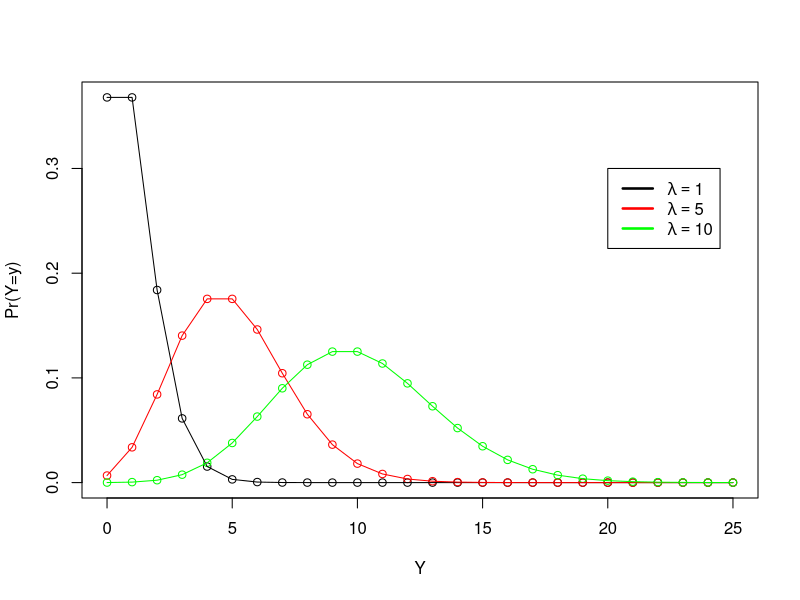
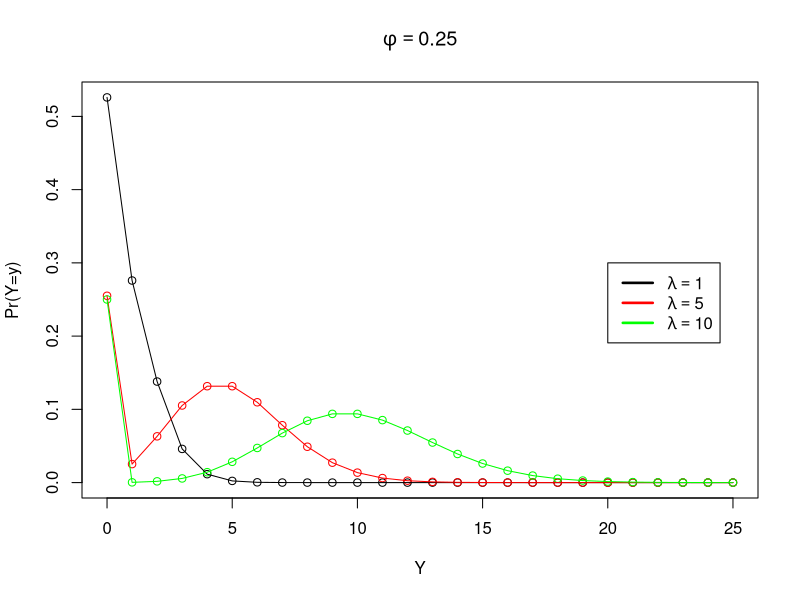

Generate these figures, in order, with R:
#code to make Poisson plot 
getwd()
setwd("/Users/lucasroberts/Documents/ZIP_nema/figs")
x<- 0:25
p1 <- dpois(x,1)

pdf('pois_pmf.pdf')
plot(x,p1,xlab='Y',ylab='Pr(Y=y)')
p5 <- dpois(x,5)
p10 <- dpois(x,10)
points(x,p5, col='red')
points(x,p10, col='green')
lines(x,p1)
lines(x,p5,col='red')
lines(x,p10,col='green')

legend(20,0.3,c(expression(lambda==1),expression(lambda==5), expression(lambda==10)),  lwd=c(2.5,2.5,2.5), col=c('black', 'red', 'green'))
dev.off()


setwd("/Users/lucasroberts/Documents/ZIP_nema/figs")
x<- 0:25
p1 <- dpois(x,1)
p5 <- dpois(x,5)
p10 <- dpois(x,10)
p1[-1] <- 0.75*dpois(x[-1],1)
p1[1]<- 0.75*p1[1]+0.25
pdf('zi_pois_pmf.pdf')
plot(x,p1,xlab='Y',ylab='Pr(Y=y)', main=expression(phi==0.25))
p5[-1] <- 0.75*dpois(x[-1],5)
p5[1] <- 0.75*p5[1]+0.25
p10[-1] <- 0.75*dpois(x[-1],10)
p10[1]<- 0.25 + 0.75 * dpois(x[1],10)
points(x,p5, col='red')
points(x,p10, col='green')
lines(x,p1)
lines(x,p5,col='red')
lines(x,p10,col='green')

legend(20,0.3,c(expression(lambda==1),expression(lambda==5), expression(lambda==10)),  lwd=c(2.5,2.5,2.5), col=c('black', 'red', 'green'))
dev.off()